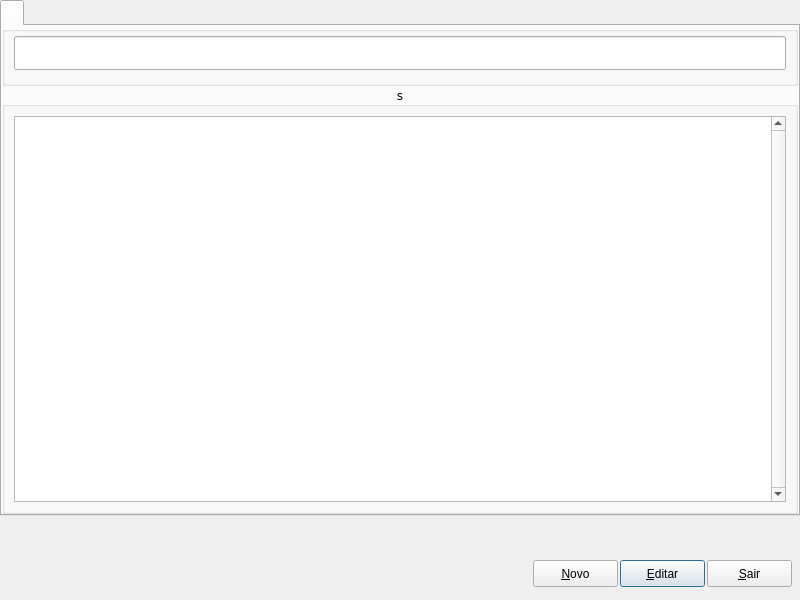
<?xml version="1.0" encoding="UTF-8"?>
<ui version="4.0">
 <class>Managercnab</class>
 <widget class="QDialog" name="Managercnab">
  <property name="geometry">
   <rect>
    <x>0</x>
    <y>0</y>
    <width>800</width>
    <height>600</height>
   </rect>
  </property>
  <property name="windowTitle">
   <string></string>
  </property>
  <widget class="QTabWidget" name="tabWidget">
   <property name="geometry">
    <rect>
     <x>0</x>
     <y>0</y>
     <width>800</width>
     <height>516</height>
    </rect>
   </property>
   <property name="font">
    <font>
     <family>Verdana</family>
     <pointsize>8</pointsize>
    </font>
   </property>
   <property name="focusPolicy">
    <enum>Qt::NoFocus</enum>
   </property>
   <property name="currentIndex">
    <number>0</number>
   </property>
   <widget class="QWidget" name="tab">
    <attribute name="title">
     <string></string>
    </attribute>
    <layout class="QGridLayout" name="gridLayout_2">
     <property name="leftMargin">
      <number>0</number>
     </property>
     <property name="topMargin">
      <number>0</number>
     </property>
     <property name="rightMargin">
      <number>0</number>
     </property>
     <property name="bottomMargin">
      <number>0</number>
     </property>
     <property name="spacing">
      <number>0</number>
     </property>
     <item row="1" column="0">
      <widget class="QGroupBox" name="groupBoxItens">
       <property name="font">
        <font>
         <family>Verdana</family>
         <pointsize>9</pointsize>
         <weight>50</weight>
         <bold>false</bold>
        </font>
       </property>
       <property name="title">
        <string>s</string>
       </property>
       <property name="alignment">
        <set>Qt::AlignCenter</set>
       </property>
       <layout class="QHBoxLayout" name="horizontalLayout_4">
        <item>
         <widget class="QRadTableViewSearch" name="tableViewSearch">
          <property name="font">
           <font>
            <family>Verdana</family>
            <pointsize>8</pointsize>
           </font>
          </property>
          <property name="focusPolicy">
           <enum>Qt::NoFocus</enum>
          </property>
          <property name="styleSheet">
           <string notr="true">selection-background-color: rgba(102, 176, 239, 75%); selection-color: rgb(255, 255, 255);</string>
          </property>
          <property name="verticalScrollBarPolicy">
           <enum>Qt::ScrollBarAlwaysOn</enum>
          </property>
          <property name="selectionBehavior">
           <enum>QAbstractItemView::SelectRows</enum>
          </property>
          <property name="sortingEnabled">
           <bool>true</bool>
          </property>
          <attribute name="horizontalHeaderMinimumSectionSize">
           <number>20</number>
          </attribute>
          <attribute name="verticalHeaderVisible">
           <bool>false</bool>
          </attribute>
          <attribute name="verticalHeaderMinimumSectionSize">
           <number>18</number>
          </attribute>
         </widget>
        </item>
       </layout>
      </widget>
     </item>
     <item row="0" column="0">
      <widget class="QGroupBox" name="groupBox_2">
       <property name="minimumSize">
        <size>
         <width>0</width>
         <height>60</height>
        </size>
       </property>
       <property name="maximumSize">
        <size>
         <width>16777215</width>
         <height>60</height>
        </size>
       </property>
       <property name="font">
        <font>
         <family>Verdana</family>
         <pointsize>9</pointsize>
         <weight>75</weight>
         <bold>true</bold>
        </font>
       </property>
       <property name="title">
        <string/>
       </property>
       <property name="alignment">
        <set>Qt::AlignHCenter|Qt::AlignTop</set>
       </property>
       <layout class="QHBoxLayout" name="horizontalLayout">
        <property name="spacing">
         <number>6</number>
        </property>
        <property name="leftMargin">
         <number>9</number>
        </property>
        <property name="topMargin">
         <number>0</number>
        </property>
        <property name="rightMargin">
         <number>9</number>
        </property>
        <property name="bottomMargin">
         <number>9</number>
        </property>
        <item>
         <widget class="QRadLineEditFakeEnter" name="lineEditSearch">
          <property name="minimumSize">
           <size>
            <width>0</width>
            <height>34</height>
           </size>
          </property>
          <property name="maximumSize">
           <size>
            <width>16777215</width>
            <height>34</height>
           </size>
          </property>
          <property name="font">
           <font>
            <family>Verdana</family>
            <pointsize>18</pointsize>
           </font>
          </property>
         </widget>
        </item>
       </layout>
      </widget>
     </item>
    </layout>
   </widget>
  </widget>
    <widget class="QPushButton" name="PshBtnEditar">
     <property name="geometry">
      <rect>
       <x>620</x>
       <y>560</y>
       <width>85</width>
       <height>27</height>
      </rect>
     </property>
     <property name="text">
      <string>&amp;Editar</string>
     </property>
    </widget>
    <widget class="QPushButton" name="PshBtnNovo">
     <property name="geometry">
      <rect>
       <x>533</x>
       <y>560</y>
       <width>85</width>
       <height>27</height>
      </rect>
     </property>
     <property name="text">
      <string>&amp;Novo</string>
     </property>
    </widget>
    <widget class="QPushButton" name="PshBtnSair">
     <property name="geometry">
      <rect>
       <x>707</x>
       <y>560</y>
       <width>85</width>
       <height>27</height>
      </rect>
     </property>
     <property name="text">
      <string>&amp;Sair</string>
     </property>
    </widget>
   </widget>
 <customwidgets>
  <customwidget>
   <class>QRadLineEditFakeEnter</class>
   <extends>QLineEdit</extends>
   <header location="global">qradlineeditfakeenter.h</header>
  </customwidget>
  <customwidget>
   <class>QRadTableViewSearch</class>
   <extends>QTableView</extends>
   <header>qradtableviewsearch.h</header>
  </customwidget>
 </customwidgets>
 <resources/>
 <connections/>
</ui>
